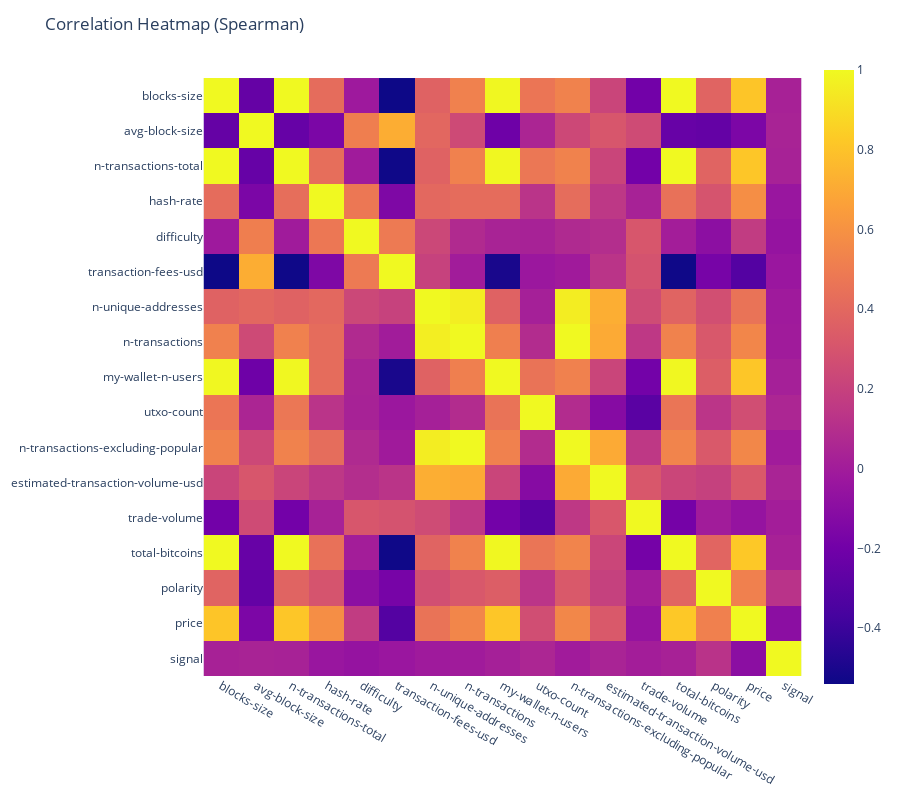

Notebook code cell kept with this figure:
### Code cell
import plotly.express as px
fig = px.imshow(df_chartdata.corr(method="pearson"))
fig.update_layout(
    title='Correlation Heatmap (Spearman)',
    width=900,
    height=800,
)
fig.show()

### Figure 1 — Plotly figure (JSON) as saved in the notebook; plotly's stock layout.template omitted (floating-point values rounded to 4 significant figures; data arrays with more than 128 entries replaced by an {"elided": "..."} marker saying what was removed)
{"data": [{"coloraxis": "coloraxis", "hovertemplate": "x: %{x}<br>y: %{y}<br>color: %{z}<extra></extra>", "name": "0", "type": "heatmap", "x": ["blocks-size", "avg-block-size", "n-transactions-total", "hash-rate", "difficulty", "transaction-fees-usd", "n-unique-addresses", "n-transactions", "my-wallet-n-users", "utxo-count", "n-transactions-excluding-popular", "estimated-transaction-volume-usd", "trade-volume", "total-bitcoins", "polarity", "price", "signal"], "xaxis": "x", "y": ["blocks-size", "avg-block-size", "n-transactions-total", "hash-rate", "difficulty", "transaction-fees-usd", "n-unique-addresses", "n-transactions", "my-wallet-n-users", "utxo-count", "n-transactions-excluding-popular", "estimated-transaction-volume-usd", "trade-volume", "total-bitcoins", "polarity", "price", "signal"], "yaxis": "y", "z": {"elided": "17x17 float values"}}], "layout": {"coloraxis": {"colorscale": [[0, "#0d0887"], [0.1111, "#46039f"], [0.2222, "#7201a8"], [0.3333, "#9c179e"], [0.4444, "#bd3786"], [0.5556, "#d8576b"], [0.6667, "#ed7953"], [0.7778, "#fb9f3a"], [0.8889, "#fdca26"], [1, "#f0f921"]]}, "height": 800, "margin": {"t": 60}, "title": {"text": "Correlation Heatmap (Spearman)"}, "width": 900, "xaxis": {"anchor": "y", "constrain": "domain", "domain": [0, 1], "scaleanchor": "y"}, "yaxis": {"anchor": "x", "autorange": "reversed", "constrain": "domain", "domain": [0, 1]}}}
